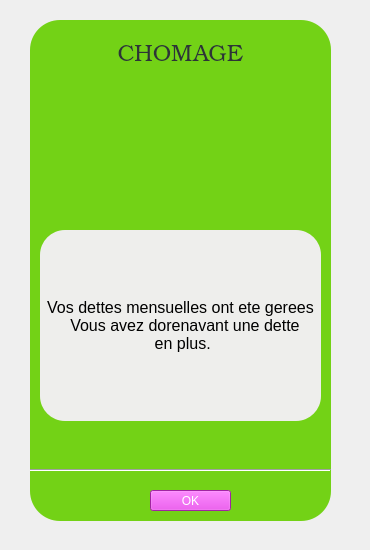
       <widget class="QWidget" name="chom_confirm_emprunt">
        <widget class="QPlainTextEdit" name="affichage_carte_21">
         <property name="geometry">
          <rect>
           <x>30</x>
           <y>20</y>
           <width>301</width>
           <height>501</height>
          </rect>
         </property>
         <property name="styleSheet">
          <string notr="true">background-color: rgb(115, 210, 22);
border-radius:30px;</string>
         </property>
         <property name="backgroundVisible">
          <bool>false</bool>
         </property>
         <property name="centerOnScroll">
          <bool>false</bool>
         </property>
        </widget>
        <widget class="QLabel" name="titre_chomage_confirm_emprunt">
         <property name="geometry">
          <rect>
           <x>50</x>
           <y>40</y>
           <width>261</width>
           <height>31</height>
          </rect>
         </property>
         <property name="font">
          <font>
           <family>URW Bookman L</family>
           <pointsize>17</pointsize>
           <weight>9</weight>
           <italic>false</italic>
           <bold>false</bold>
          </font>
         </property>
         <property name="styleSheet">
          <string notr="true">color: rgb(46, 52, 54);
background-image: url(:/images/backg.jpg);
font: 75 17pt &quot;URW Bookman L&quot;;
border-radius:8px;</string>
         </property>
         <property name="text">
          <string>CHOMAGE</string>
         </property>
         <property name="alignment">
          <set>Qt::AlignCenter</set>
         </property>
        </widget>
        <widget class="QLabel" name="Info_chomage_confirm_emprunt">
         <property name="geometry">
          <rect>
           <x>40</x>
           <y>230</y>
           <width>281</width>
           <height>191</height>
          </rect>
         </property>
         <property name="font">
          <font>
           <pointsize>12</pointsize>
          </font>
         </property>
         <property name="styleSheet">
          <string notr="true">background-color: rgb(238, 238, 236);
border-radius:25px;</string>
         </property>
         <property name="text">
          <string>Vos dettes mensuelles ont ete gerees 
  Vous avez dorenavant une dette 
 en plus.</string>
         </property>
         <property name="alignment">
          <set>Qt::AlignCenter</set>
         </property>
        </widget>
        <widget class="QPushButton" name="ok_chom_confirm_emprunt">
         <property name="geometry">
          <rect>
           <x>150</x>
           <y>490</y>
           <width>81</width>
           <height>21</height>
          </rect>
         </property>
         <property name="styleSheet">
          <string notr="true">font: 13pt &quot;Ubuntu&quot;;
color: white;
background-color: rgb(224, 52, 226);</string>
         </property>
         <property name="text">
          <string>OK</string>
         </property>
        </widget>
        <widget class="QLabel" name="photo_du_chomage_confirm_emprunt">
         <property name="geometry">
          <rect>
           <x>100</x>
           <y>90</y>
           <width>161</width>
           <height>111</height>
          </rect>
         </property>
         <property name="styleSheet">
          <string notr="true">border-image: url(:/images/image_chomage.jpg);</string>
         </property>
         <property name="text">
          <string/>
         </property>
        </widget>
        <widget class="Line" name="line_20">
         <property name="geometry">
          <rect>
           <x>30</x>
           <y>460</y>
           <width>301</width>
           <height>20</height>
          </rect>
         </property>
         <property name="orientation">
          <enum>Qt::Horizontal</enum>
         </property>
        </widget>
        <widget class="QLabel" name="label_47">
         <property name="geometry">
          <rect>
           <x>0</x>
           <y>0</y>
           <width>361</width>
           <height>541</height>
          </rect>
         </property>
         <property name="styleSheet">
          <string notr="true">background-image: url(:/images/backg.jpg);</string>
         </property>
         <property name="text">
          <string/>
         </property>
        </widget>
        <zorder>label_47</zorder>
        <zorder>affichage_carte_21</zorder>
        <zorder>titre_chomage_confirm_emprunt</zorder>
        <zorder>Info_chomage_confirm_emprunt</zorder>
        <zorder>ok_chom_confirm_emprunt</zorder>
        <zorder>photo_du_chomage_confirm_emprunt</zorder>
        <zorder>line_20</zorder>
       </widget>
